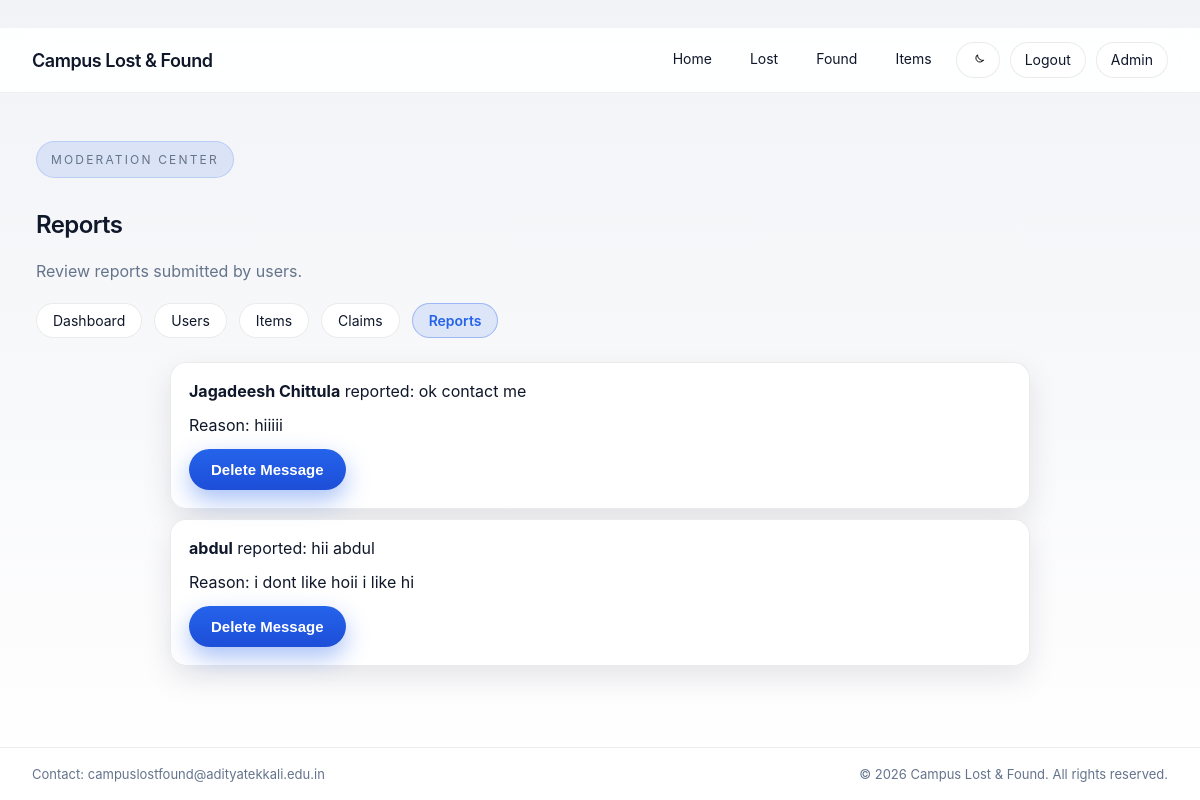
The page /admin/reports (signed in) on the database its author committed.
### tables this page shows
CREATE TABLE reports (
            id INTEGER PRIMARY KEY AUTOINCREMENT,
            message_id INTEGER NOT NULL,
            reporter_id INTEGER NOT NULL,
            reason TEXT,
            created_at TEXT NOT NULL,
            FOREIGN KEY(message_id) REFERENCES messages(id),
            FOREIGN KEY(reporter_id) REFERENCES users(id)
        );

CREATE TABLE users (
            id INTEGER PRIMARY KEY AUTOINCREMENT,
            name TEXT NOT NULL,
            email TEXT UNIQUE NOT NULL,
            password_hash TEXT NOT NULL,
            is_admin INTEGER DEFAULT 0,
            blocked INTEGER DEFAULT 0,
            muted INTEGER DEFAULT 0,
            created_at TEXT NOT NULL
        );

CREATE TABLE messages (
            id INTEGER PRIMARY KEY AUTOINCREMENT,
            item_id INTEGER NOT NULL,
            sender_id INTEGER NOT NULL,
            body TEXT NOT NULL,
            created_at TEXT NOT NULL,
            FOREIGN KEY(item_id) REFERENCES items(id),
            FOREIGN KEY(sender_id) REFERENCES users(id)
        );

### app.py (the view)
@app.route("/admin/reports")
def admin_reports():
    require_admin()
    conn = get_db()
    cur = conn.cursor()
    cur.execute(
        """
        SELECT reports.*, messages.body AS message_body, users.name AS reporter_name
        FROM reports
        LEFT JOIN messages ON reports.message_id = messages.id
        LEFT JOIN users ON reports.reporter_id = users.id
        ORDER BY reports.created_at DESC
        """
    )
    reports = cur.fetchall()
    conn.close()
    return render_template("admin_reports.html", user=current_user(), reports=reports)

### app.py (called while the page is built)
def get_db():
    conn = sqlite3.connect(DB_PATH)
    conn.row_factory = sqlite3.Row
    return conn

def current_user():
    uid = session.get("user_id")
    if not uid:
        return None
    conn = get_db()
    cur = conn.cursor()
    cur.execute("SELECT * FROM users WHERE id = ?", (uid,))
    user = cur.fetchone()
    conn.close()
    return user

def require_admin():
    user = current_user()
    if not user or not user["is_admin"]:
        abort(403)
    return user

### templates/admin_reports.html (shortened to what this page needs)
{% extends "base.html" %}
{% block content %}
<section class="admin">
  <div class="admin-hero">
    <div>
      <p class="eyebrow">Moderation Center</p>
      <h2>Reports</h2>
      <p class="muted">Review reports submitted by users.</p>
    </div>
  </div>
  <nav class="admin-nav">
    <a href="{{ url_for('admin') }}">Dashboard</a>
    <a href="{{ url_for('admin_users') }}">Users</a>
    <a href="{{ url_for('admin_items') }}">Items</a>
    <a href="{{ url_for('admin_claims') }}">Claims</a>
    <a class="active" href="{{ url_for('admin_reports') }}">Reports</a>
  </nav>
  <div class="admin-section">
    <div class="admin-grid">
      {% for r in reports %}
      <div class="admin-card">
        <div><strong>{{ r['reporter_name'] }}</strong> reported: {{ r['message_body'] }}</div>
        <div class="muted">Reason: {{ r['reason'] }}</div>
        <form method="post" action="{{ url_for('admin_delete_message') }}">
          <button class="btn danger" type="submit">Delete Message</button>
        </form>
      </div>
      {% endfor %}
    </div>
  </div>
</section>
{% endblock %}

### static/css/styles.css (style rules this page uses)
:root { --bg: #f2f3f7; --bg-soft: #ffffff; --surface: rgba(255, 255, 255, 0.92); --surface-2: rgba(255, 255, 255, 0.98); --ink: #0f172a; --muted: #64748b; --accent: #2563eb; --accent-strong: #1d4ed8; --success: #16a34a; --danger: #dc2626; --field-bg: #ffffff; --field-border: rgba(0, 0, 0, 0.18); --chat-bg: #e5e7eb; --chat-line-bg: #f8fafc; --chat-line-border: rgba(0, 0, 0, 0.08); --badge-bg: rgba(255, 255, 255, 0.9); --badge-text: #0f172a; --shadow-lg: 0 24px 60px rgba(15, 23, 42, 0.12); --shadow-md: 0 12px 30px rgba(15, 23, 42, 0.10); --shadow-sm: 0 6px 16px rgba(15, 23, 42, 0.08); --radius-lg: 26px; --radius-md: 18px; --radius-sm: 12px; --status-bar-height: 28px; }
html[data-theme="light"] { color-scheme: light; --bg: #f2f3f7; --bg-soft: #ffffff; --surface: rgba(255, 255, 255, 0.92); --surface-2: rgba(255, 255, 255, 0.98); --ink: #0f172a; --muted: #64748b; --accent: #2563eb; --accent-strong: #1d4ed8; --field-bg: #ffffff; --field-border: rgba(0, 0, 0, 0.18); --chat-bg: #e5e7eb; --chat-line-bg: #f8fafc; --chat-line-border: rgba(0, 0, 0, 0.08); --badge-bg: rgba(255, 255, 255, 0.9); --badge-text: #0f172a; --shadow-lg: 0 24px 60px rgba(15, 23, 42, 0.12); --shadow-md: 0 12px 30px rgba(15, 23, 42, 0.10); --shadow-sm: 0 6px 16px rgba(15, 23, 42, 0.08); }
* { box-sizing: border-box; }
body { margin: 0; font-family: -apple-system, BlinkMacSystemFont, "SF Pro Text", "SF Pro Display", Inter, system-ui, sans-serif; color: var(--ink); background: linear-gradient(180deg, var(--bg), var(--bg-soft)); min-height: 100vh; animation: app-fade 420ms ease; display: flex; flex-direction: column; }
body::before { content: ""; display: block; height: var(--status-bar-height); }
h1, h2, h3, .brand { font-family: -apple-system, BlinkMacSystemFont, "SF Pro Display", Inter, system-ui, sans-serif; letter-spacing: -0.025em; }
h2 { font-size: 24px; font-weight: 600; }
p { line-height: 1.6; color: var(--muted); }
.eyebrow { display: inline-flex; align-items: center; gap: 8px; font-size: 12px; text-transform: uppercase; letter-spacing: 0.18em; color: var(--muted); padding: 8px 14px; border-radius: 999px; background: rgba(37, 99, 235, 0.12); border: 1px solid rgba(37, 99, 235, 0.18); }
a { color: inherit; text-decoration: none; }
.btn { padding: 12px 22px; border-radius: 999px; font-weight: 600; font-size: 15px; border: none; cursor: pointer; color: #fff; background: linear-gradient( 180deg, var(--accent), var(--accent-strong) ); box-shadow: 0 10px 25px rgba(37, 99, 235, 0.4); transition: transform 120ms ease; width: auto; }
.about, .form-card, .login-card, .item-card, .chat-panel, .admin-card { background: var(--surface-2); padding: 18px; border-radius: 16px; box-shadow: var(--shadow-md); border: 1px solid rgba(0, 0, 0, 0.08); }
.about, .form-card, .login-card, .chat-panel, .admin-card { margin: 0 auto; margin-top: 10px; width: min(100%, 860px); }
.admin-card { display: grid; gap: 14px; }
.admin-nav { display: flex; gap: 12px; flex-wrap: wrap; margin: 18px 0 24px; }
.admin-nav a { padding: 8px 16px; border-radius: 999px; border: 1px solid rgba(0, 0, 0, 0.08); background: var(--surface-2); font-size: 14px; }
.admin-nav a.active { background: rgba(37, 99, 235, 0.12); border-color: rgba(37, 99, 235, 0.35); color: var(--accent); font-weight: 600; }

### rows shown on the page
reports: reporter_name "Jagadeesh Chittula", message_body "ok contact me", reason "hiiiii"
reports: reporter_name "abdul", message_body "hii abdul", reason "i dont like hoii i like hi"
